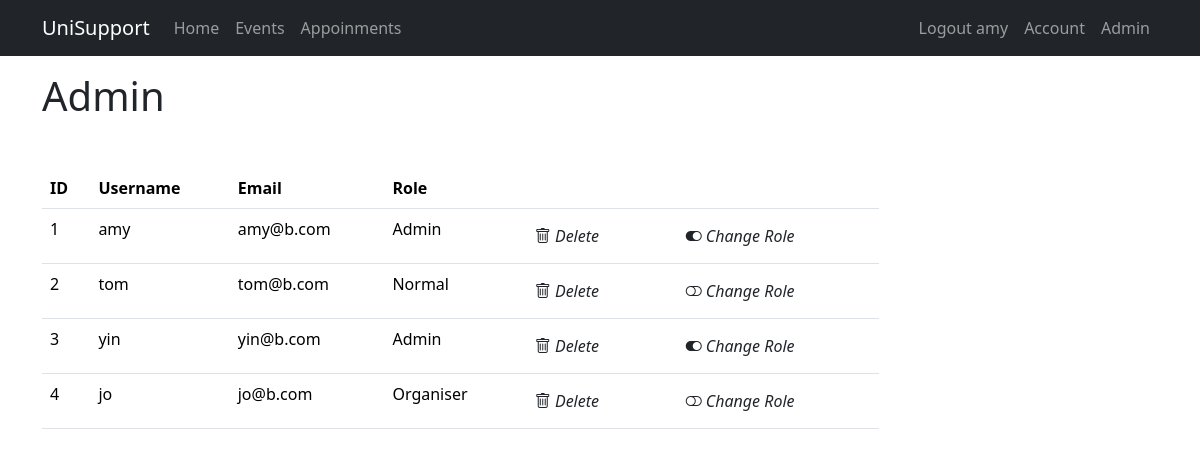
The page /admin (signed in) on the database its author committed.
### app/models.py (models this page shows, shortened)
@dataclass
class User(UserMixin, db.Model):
    __tablename__ = 'users'
    id: so.Mapped[int] = so.mapped_column(primary_key=True)
    email: so.Mapped[str] = so.mapped_column(sa.String(120), index=True, unique=True)
    username: so.Mapped[str] = so.mapped_column(sa.String(64), index=True, unique=True)
    password_hash: so.Mapped[Optional[str]] = so.mapped_column(sa.String(256))
    role: so.Mapped[str] = so.mapped_column(sa.String(10), default="Normal")
    events: so.Mapped[list['Event']] = relationship(back_populates='user', cascade='all, delete-orphan')
    appointments: so.Mapped[list['Appoitment']] = relationship(back_populates='user', cascade='all, delete-orphan')

### app/views.py (the view)
@app.route("/admin")
@login_required
def admin():
    if current_user.role != "Admin":
        return redirect(url_for('home'))
    form = ChooseForm()
    q = db.select(User)
    user_lst = db.session.scalars(q)
    return render_template('admin.html', title="Admin", user_lst=user_lst, form=form)

### app/models.py (called while the page is built)
@login.user_loader
def load_user(id):
    return db.session.get(User, int(id))

### app/templates/admin.html (shortened to what this page needs)
{% extends "base.html" %}
{% import "bootstrap_wtf.html" as wtf %}
{% block content %}
<h1>Admin</h1>
<div class="col-lg-9">
<table class="table mt-5">
    <thead>
        <tr>
            <th>ID</th>
            <th>Username</th>
            <th>Email</th>
            <th>Role</th>
            <th></th>
            <th></th>
        </tr>
    </thead>
    {% for user in user_lst %}
        <tr>
            <td>{{ user.id }}</td>
            <td>{{ user.username }}</td>
            <td>{{ user.email }}</td>
            <td>{{ user.role }}</td>
            <td>
                <form action="{{ url_for('delete_user') }}" method="post">
                    <button class="btn" type="submit">
                        <i class="bi bi-trash"> Delete</i>
                    </button>
                </form>
            </td>
            <td>
                <form action="{{ url_for('toggle_user_role') }}" method="post">
                    <button class="btn" type="submit">
                        {% if user.role == "Admin" %}
                        <i class="bi bi-toggle-on"> Change Role</i>
                        {% else %}
                        <i class="bi bi-toggle-off"> Change Role</i>
                        {% endif %}
                    </button>
                </form>
            </td>
        </tr>
    {% endfor %}
</table>
</div>
{% endblock %}

### app/templates/base.html (shortened to what this page needs)
<!doctype html>
<html lang="en">
<head>
    <link
            href="https://cdn.jsdelivr.net/npm/bootstrap@5.3.3/dist/css/bootstrap.min.css"
            rel="stylesheet"
>
    <link rel="stylesheet" href="https://cdn.jsdelivr.net/npm/bootstrap-icons@1.11.3/font/bootstrap-icons.min.css">
</head>
<body>
<nav class="navbar navbar-expand-sm bg-dark" data-bs-theme="dark">
    <div class="container">
        <a class="navbar-brand" href="{{ url_for('home') }}">UniSupport</a>
        <div class="collapse navbar-collapse" id="navbarSupportedContent">
            <ul class="navbar-nav me-auto mb-2 mb-lg-0">
                <li class="nav-item">
                    <a class="nav-link" aria-current="page" href="{{ url_for('home') }}">Home</a>
                </li>
                <li class="nav-item">
                    <a class="nav-link" aria-current="page" href="{{ url_for('events') }}">Events</a>
                </li>
                <li class="nav-item">
                    <a class="nav-link" aria-current="page" href="{{ url_for('appointments') }}">Appoinments</a>
                </li>
            </ul>
            <ul class="navbar-nav mb-2 mb-lg-0">
                {% if current_user.is_anonymous %}
                <li class="nav-item">
                    <a class="nav-link" aria-current="page" href="{{ url_for('login') }}">Login</a>
                </li>
                <li class="nav-item">
                    <a class="nav-link" aria-current="page" href="{{ url_for('register_email') }}">Register</a>
                </li>
                {% else %}
                <li class="nav-item">
                    <a class="nav-link" aria-current="page" href="{{ url_for('logout') }}">Logout {{ current_user.username }}</a>
                </li>
                {% endif %}
                <li class="nav-item">
                    <a class="nav-link" aria-current="page" href="{{ url_for('account') }}">Account</a>
                </li>
                {% if current_user.is_authenticated and current_user.role == "Admin" %}
                <li class="nav-item">
                    <a class="nav-link" aria-current="page" href="{{ url_for('admin') }}">Admin</a>
                </li>
                {% endif %}
            </ul>
        </div>
    </div>
</nav>
<div class="container">
    {% block content %}{% endblock content %}
</div>
</body>
</html>

### rows shown on the page
User: username "amy", id "1", email "amy@b.com", role "Admin", shows "Change Role"
User: id "2", username "tom", email "tom@b.com", role "Normal", shows "Change Role"
User: id "3", username "yin", email "yin@b.com", role "Admin", shows "Change Role"
User: id "4", username "jo", email "jo@b.com", role "Organiser", shows "Change Role"
